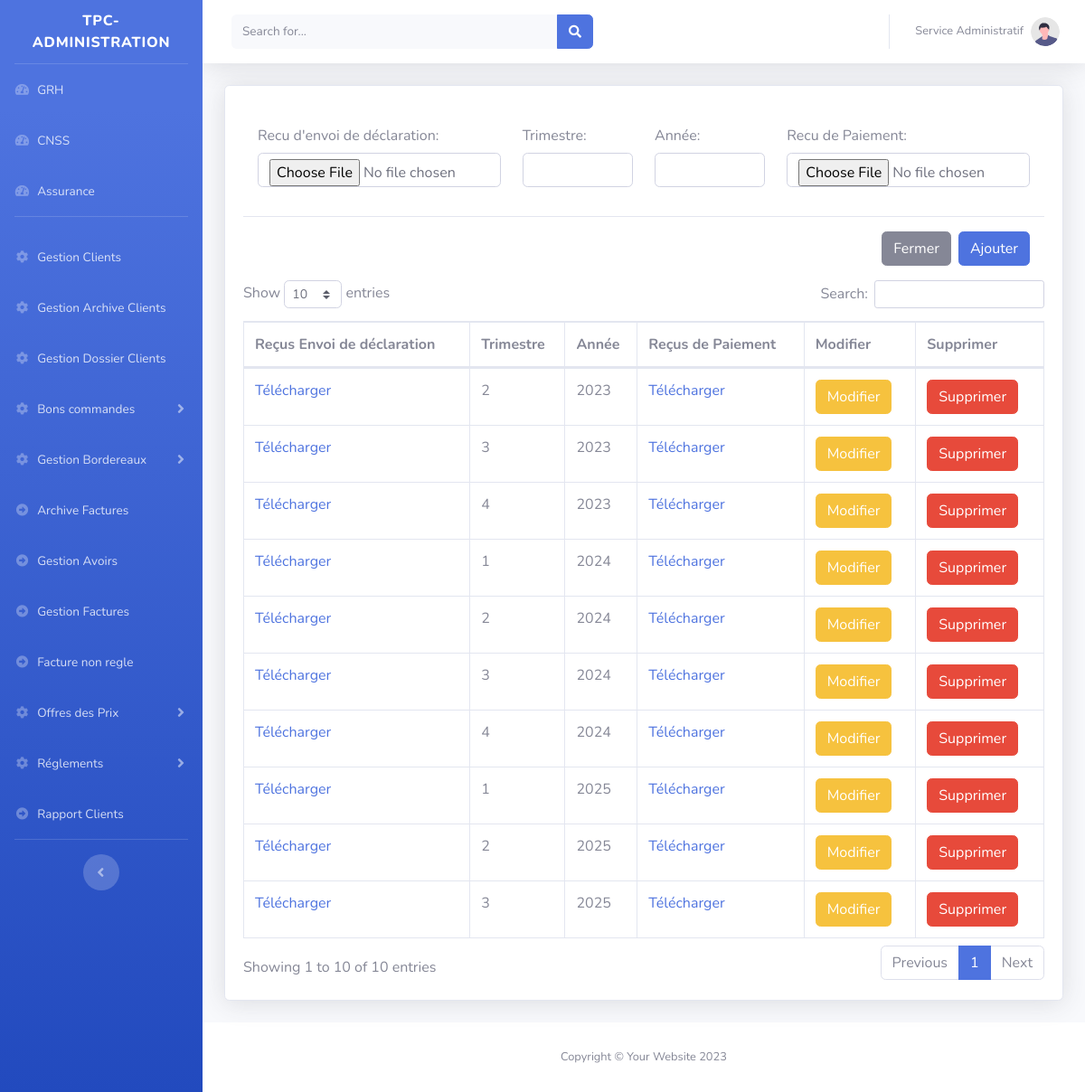
/tpc/main.php?CNSS, run on the app's committed database.
### tables this page shows
CREATE TABLE `cnss` (
  `id_cnss` int(11) NOT NULL AUTO_INCREMENT,
  `recu_declaration` varchar(250) DEFAULT NULL,
  `trimestre` int(11) DEFAULT NULL,
  `annee` int(11) DEFAULT NULL,
  `recu_paiement` varchar(250) DEFAULT NULL,
  PRIMARY KEY (`id_cnss`)
);

### htdocs/tpc/class/connexion.db.php (called while the page is built)
<?php
function connexion(): PDO {
    $host = getenv('DB_HOST') ?: '127.0.0.1';
    $port = getenv('DB_PORT') ?: 3306;
    $db   = getenv('DB_NAME') ?: 'tpc';
    $user = getenv('DB_USER') ?: 'root';
    $pass = getenv('DB_PASSWORD') !== false ? getenv('DB_PASSWORD') : '';
    $dsn = "mysql:host=$host;port=$port;dbname=$db;charset=utf8mb4";
    $opts = [
        PDO::ATTR_ERRMODE            => PDO::ERRMODE_EXCEPTION,
        PDO::ATTR_DEFAULT_FETCH_MODE => PDO::FETCH_ASSOC,
        PDO::ATTR_EMULATE_PREPARES   => false,
    ];
    return new PDO($dsn, $user, $pass, $opts);
}

### htdocs/tpc/class/CNSS.class.php (called while the page is built, shortened)
<?php
include_once 'connexion.db.php';
class CNSS{
	private $cnx;
	public function __construct(){$this->cnx=connexion();}
	public function Afficher(){
		$sql="SELECT * FROM cnss";
		$req=$this->cnx->query($sql);
		$resultat=$req->fetchAll();
		return $resultat;
	}
	}
$cns=new CNSS();

### htdocs/tpc/pages/cnss/cnss.php (the view, shortened to what this page needs)
<?php
include 'class/CNSS.class.php';
$getCnss=$cns->Afficher();
?>
    <div class="card shadow mb-4">
                          <div class="card-body">
					<form method="post"  enctype="multipart/form-data"  >
		  <div class="modal-body row">
			<div class="mb-3  col-4">
				<label for="recu_declaration" class="col-form-label">Recu d'envoi de déclaration:</label>
				<input type="file"  class="form-control" id="recu_declaration" name="recu_declaration"/>
			</div>
			<div class="mb-3  col-2">
				<label for="Trimestre" class="col-form-label">Trimestre:</label>
				<input type="number" min="1" value="<?=@$detail['trimestre']?>"   class="form-control" id="Trimestre" name="trimestre"/>
			</div>
			 <div class="mb-3 col-2">
				<label for="annee" class="col-form-label">Année:</label>
				<input type="text" value="<?=@$detail['annee']?>"  class="form-control" id="annee" name="annee"/>
			</div>
			 <div class="mb-3 col-4">
				<label for="recu_paiement" class="col-form-label">Recu de Paiement:</label>
				<input type="file"  class="form-control" id="recu_paiement" name="recu_paiement"/>
			</div>
			</div>
		  <div class="modal-footer">
			<button type="button" class="btn btn-secondary" data-bs-dismiss="modal">Fermer</button>
			<?php if(!isset($_GET['Modifier'])){?>
			<button type="submit" class="btn btn-primary" name="btnSubmitAjout" >Ajouter</button>
			<?php } else {?>
			<button type="submit" class="btn btn-primary" name="btnSubmitModifier" >Modifier</button>
			<?php } ?>
		  </div>
		  </form>
	 <table class="table table-bordered" id="dataTable" width="100%" cellspacing="0">
	  <thead>
             <tr>
				<th >Reçus Envoi de déclaration</th><th >Trimestre</th><th >Année </th><th >Reçus de Paiement</th><th >Modifier</th>
				<th>Supprimer</th>
				</tr>
		</thead>
		<tbody>
		<?php if(!empty($getCnss)){
			foreach($getCnss as $key){
		  ?>
             <tr>
				<td >
				<a href="./pages/cnss/Recus_Envois_Declarations/<?=$key['recu_declaration']?>">Télécharger</a>
				</td>
				<td>
				<?=$key['trimestre']?>
				</td>
				<td >
				<?=$key['annee']?>
				</td>
				<td>
				<?php if(empty($key['recu_paiement'])){?>
				<a href="#" data-toggle="modal" data-target="#AddRecuPaiement<?=$key['id_cnss']?>">Ajouter Reçu de Paiement</a>
				<?php } else {?>
				<a href="./pages/cnss/Recus_Paiement/<?=$key['recu_paiement']?>">Télécharger</a>
				<?php }?>
				</td>
				<td><a href="?CNSS&Modifier=<?=$key['id_cnss']?>" class="btn btn-warning">Modifier </a></td>
				<td><a href="?CNSS&delete=<?=$key['id_cnss']?>" class="btn btn-danger">Supprimer </a></td>
				</tr>
		<?php }} ?>
		</tbody>
	 </table>
						  </div>
                    </div>

### htdocs/tpc/main.php (shortened to what this page needs)
<!DOCTYPE html>
<html lang="en">
<head>
    <link href="assets/main/vendor/fontawesome-free/css/all.min.css" rel="stylesheet" type="text/css">
    <link href="assets/main/css/sb-admin-2.min.css" rel="stylesheet">
    <link href="assets/main/vendor/datatables/dataTables.bootstrap4.min.css" rel="stylesheet">
</head>
<body id="page-top">
    <div id="wrapper">
		<?php include 'pages/sidebar.php'?>
        <div id="content-wrapper" class="d-flex flex-column">
            <div id="content">
                <?php include 'pages/navbar.php'?>
                <div class="container-fluid">
					<?php
				if(isset($_GET['CNSS'])){
						 include 'pages/cnss/cnss.php';
					}
					  ?>
                </div>
            </div>
              <?php include 'pages/footer.php'?>
        </div>
    </div>
</body>
</html>

### htdocs/tpc/pages/sidebar.php (shortened to what this page needs)
<ul class="navbar-nav bg-gradient-primary sidebar sidebar-dark accordion" id="accordionSidebar">
            <a class="sidebar-brand d-flex align-items-center justify-content-center" href="index.php">
                <div class="sidebar-brand-text mx-3">TPC-Administration</div>
            </a>
            <hr class="sidebar-divider my-0">
            <li class="nav-item">
                <a class="nav-link" href="?GRH">
                    <i class="fas fa-fw fa-tachometer-alt"></i>
                    <span>GRH</span></a>
            </li>
             <li class="nav-item">
                <a class="nav-link" href="?CNSS">
                    <i class="fas fa-fw fa-tachometer-alt"></i>
                    <span>CNSS</span></a>
            </li>
			 <li class="nav-item">
                <a class="nav-link" href="?Assurance">
                    <i class="fas fa-fw fa-tachometer-alt"></i>
                    <span>Assurance</span></a>
            </li>
            <hr class="sidebar-divider">
			<li class="nav-item">
                <a class="nav-link collapsed" href="?Gestion_Clients" >
                    <i class="fas fa-fw fa-cog"></i>
                    <span>Gestion Clients</span>
                </a>
				<a class="nav-link collapsed" href="?Gestion_Clients&Archive" >
                    <i class="fas fa-fw fa-cog"></i>
                    <span>Gestion Archive Clients</span>
                </a>
            </li>
			<li class="nav-item">
                <a class="nav-link collapsed" href="?DossierClient" >
                    <i class="fas fa-fw fa-cog"></i>
                    <span>Gestion Dossier Clients</span>
                </a>
            </li>
			<li class="nav-item">
                <a class="nav-link collapsed" href="#" data-toggle="collapse" data-target="#Bons_commandes"
                    aria-expanded="true" aria-controls="Bons_commandes">
                    <i class="fas fa-fw fa-cog"></i>
                    <span>Bons commandes</span>
                </a>
            </li>
			  <li class="nav-item">
                <a class="nav-link collapsed" href="#" data-toggle="collapse" data-target="#Bordereaux"
                    aria-expanded="true" aria-controls="Bordereaux">
                    <i class="fas fa-fw fa-cog"></i>
                    <span>Gestion Bordereaux</span>
                </a>
            </li>
			  <li class="nav-item">
                <a class="nav-link" href="?ArchivesFacture&Add" >
                    <i class="fas fa-fw fa-arrow-alt-circle-right"></i>
                    <span>Archive Factures</span>
                </a>
              </li>
              <li class="nav-item">
                <a class="nav-link" href="?Avoir" >
                    <i class="fas fa-fw fa-arrow-alt-circle-right"></i>
                    <span>Gestion Avoirs</span>
                </a>
              </li>
			    <li class="nav-item">
                <a class="nav-link" href="?Factures" >
                    <i class="fas fa-fw fa-arrow-alt-circle-right"></i>
                    <span>Gestion Factures</span>
                </a>
              </li>
			   <li class="nav-item">
				<a class="nav-link" href="./pages/Factures/nonregle.php" >
                    <i class="fas fa-fw fa-arrow-alt-circle-right"></i>
                    <span>Facture non regle</span>
                </a>
              </li>
			  <li class="nav-item">
                <a class="nav-link collapsed" href="#" data-toggle="collapse" data-target="#Offres"
                    aria-expanded="true" aria-controls="Offres">
                    <i class="fas fa-fw fa-cog"></i>
                    <span>Offres des Prix</span>
                </a>
            </li>
            <li class="nav-item">
                <a class="nav-link collapsed" href="#" data-toggle="collapse" data-target="#reglements"
                    aria-expanded="true" aria-controls="reglements">
                    <i class="fas fa-fw fa-cog"></i>
                    <span>Réglements</span>
                </a>
            </li>
			  <li class="nav-item">
				<a class="nav-link" href="./pages/clients/rapport.php" >
                    <i class="fas fa-fw fa-arrow-alt-circle-right"></i>
                    <span>Rapport Clients</span>
                </a>
              </li>
            <hr class="sidebar-divider d-none d-md-block">
            <div class="text-center d-none d-md-inline">
                <button class="rounded-circle border-0" id="sidebarToggle"></button>
            </div>
        </ul>

### htdocs/tpc/pages/navbar.php (shortened to what this page needs)
<nav class="navbar navbar-expand navbar-light bg-white topbar mb-4 static-top shadow">
                    <form
                        class="d-none d-sm-inline-block form-inline mr-auto ml-md-3 my-2 my-md-0 mw-100 navbar-search">
                        <div class="input-group">
                            <input type="text" class="form-control bg-light border-0 small" placeholder="Search for..."
                                aria-label="Search" aria-describedby="basic-addon2">
                            <div class="input-group-append">
                                <button class="btn btn-primary" type="button">
                                    <i class="fas fa-search fa-sm"></i>
                                </button>
                            </div>
                        </div>
                    </form>
                    <ul class="navbar-nav ml-auto">
                        <li class="nav-item dropdown no-arrow">
                            <a class="nav-link dropdown-toggle" href="#" id="userDropdown" role="button"
                                data-toggle="dropdown" aria-haspopup="true" aria-expanded="false">
                                <span class="mr-2 d-none d-lg-inline text-gray-600 small">Service Administratif</span>
                                <img class="img-profile rounded-circle"
                                    src="assets/main/img/undraw_profile.svg">
                            </a>
                        </li>
                    </ul>
                </nav>

### htdocs/tpc/pages/footer.php
<footer class="sticky-footer bg-white">
               <div class="container my-auto">
                   <div class="copyright text-center my-auto">
                       <span>Copyright &copy; Your Website 2023</span>
                   </div>
               </div>
           </footer>

### data on the page
cnss: trimestre "2", annee "2023"
cnss: trimestre "3", annee "2023"
cnss: trimestre "4", annee "2023"
cnss: trimestre "1", annee "2024"
cnss: trimestre "2", annee "2024"
cnss: trimestre "3", annee "2024"
cnss: trimestre "4", annee "2024"
cnss: trimestre "1", annee "2025"
cnss: trimestre "2", annee "2025"
cnss: trimestre "3", annee "2025"
